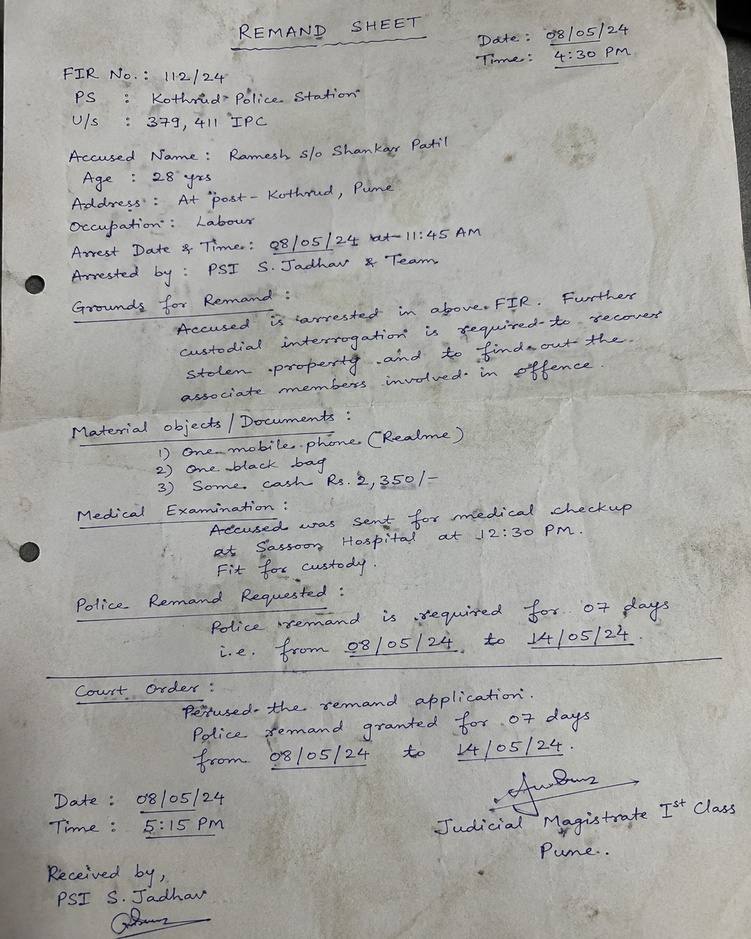
#> input picture handwriting_recognisation_test.jpeg, 751 x 939 px, shrunk from 1122 x 1402 before the run
$ python -i ocr_service.py   (imports and definitions only)
#> lines starting #> are read from the running program, lines starting #| are printed output that depends on the picture; after the words box and inside, x2 and y2 are one past the last pixel; in counts of white or black regions, pixels touching at a corner belong together
#> further down, picture is the input picture: PIL image 751x939 RGB; mean R, G, B 165.8, 165.2, 161.7
"""Dedicated on-premise OCR and computer vision service for Nyaya Mitra.

100% private and on-premise — zero external cloud API calls or data transmission.
Handles printed and handwritten text in English, Hindi, and regional scripts
with automatic OpenCV image enhancement (CLAHE contrast boosting and noise reduction).
"""

from __future__ import annotations

import os
import sys
import warnings
from typing import TYPE_CHECKING, List, Optional, Tuple

if TYPE_CHECKING:
    from PIL import Image

# Suppress verbose oneDNN and TensorFlow informational messages
os.environ["TF_ENABLE_ONEDNN_OPTS"] = "0"
os.environ["TF_CPP_MIN_LOG_LEVEL"] = "3"
os.environ["HF_HUB_DISABLE_SYMLINKS_WARNING"] = "1"
# [1 line not run here, left out]


def segment_text_lines(image: "Image.Image") -> List["Image.Image"]:
    """Segment a document image into individual text lines.

    Uses robust OpenCV computer vision (adaptive thresholding + dilation + contours)
    to handle unevenly lit photos (like camera snaps of paper).

    Returns a list of cropped PIL Images (one for each text line).
    Falls back to the full image if no valid lines are detected.
    """
    import cv2
    import numpy as np
    from PIL import Image

    # Convert PIL Image to OpenCV format (BGR)
    img_cv = cv2.cvtColor(np.array(image.convert("RGB")), cv2.COLOR_RGB2BGR)
    gray = cv2.cvtColor(img_cv, cv2.COLOR_BGR2GRAY)

    # 1. Adaptive Thresholding: Handles uneven shadows in photos
    # Returns a binary image where text is white (255) and background is black (0)
    thresh = cv2.adaptiveThreshold(
        gray, 255, cv2.ADAPTIVE_THRESH_GAUSSIAN_C, cv2.THRESH_BINARY_INV, 21, 10
    )
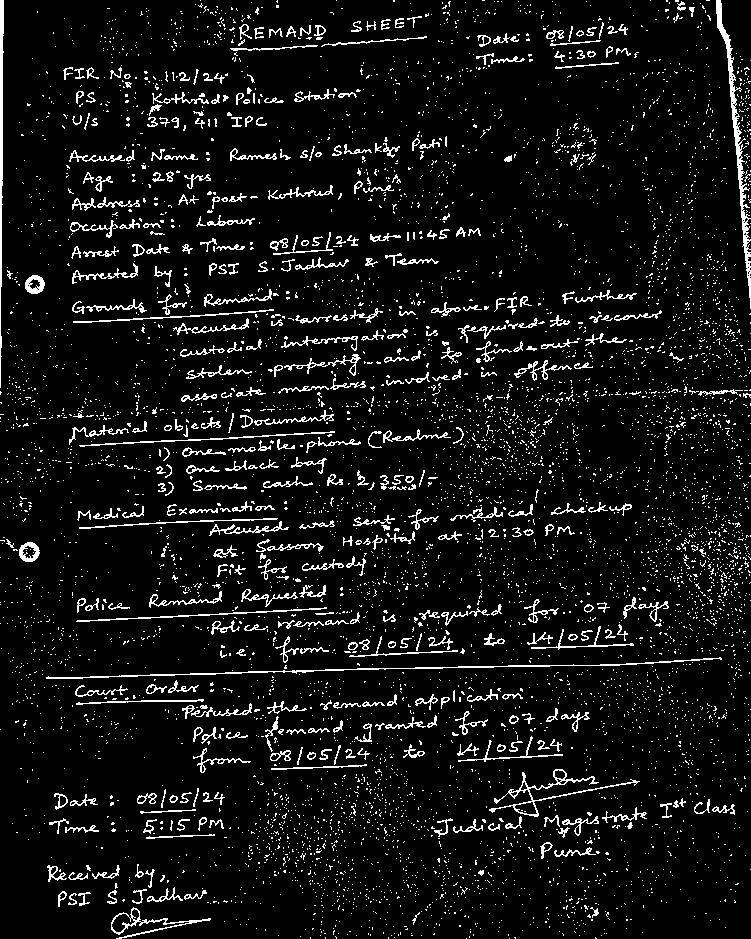
#> thresh: shape (939, 751); 7.3% white in thin lines or dots

    # 2. Dilation: Smear pixels horizontally so words merge into solid line bands
    # 40px wide by 5px tall rectangle kernel
    kernel = cv2.getStructuringElement(cv2.MORPH_RECT, (40, 5))
    dilated = cv2.dilate(thresh, kernel, iterations=1)
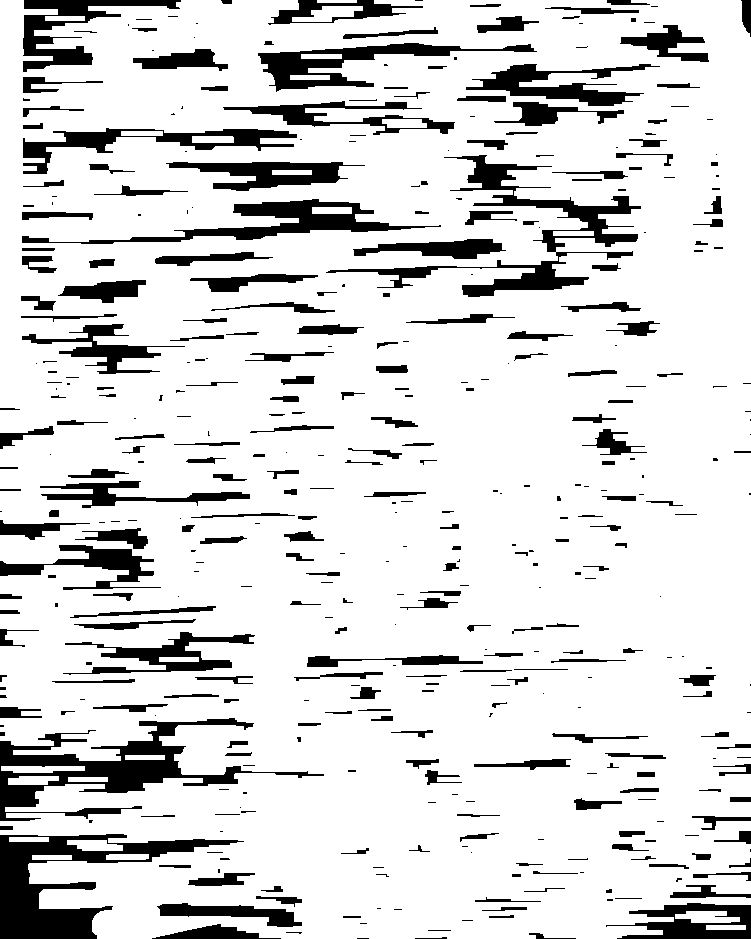
#> dilated: shape (939, 751); 85.4% white; 427 black regions (174 under 20 px)

    # 3. Find Contours (Bounding boxes for the lines)
    contours, _ = cv2.findContours(dilated, cv2.RETR_EXTERNAL, cv2.CHAIN_APPROX_SIMPLE)
#> contours = 14 contours; largest, box (x1, y1, x2, y2) and area: (0, 0, 751, 939) 664446, (292, 6, 363, 22) 582, (675, 911, 740, 923) 498, (67, 840, 123, 851) 412, (1, 766, 85, 773) 408

    boxes = [cv2.boundingRect(c) for c in contours]
#> boxes = [(706, 925, 40, 5), (675, 911, 65, 12), (32, 855, 40, 5), (106, 854, 43, 6), (67, 840, 56, 11), (9, 837, 40, 5), (68, 777, 40, 5), (8, 776, 51, 9), (1, 766, 84, 7), (125, 755, 40, 5), (45, 16, 40, 5), (292, 6, 71, 16), (317, 0, 40, 3), (0, 0, 751, 939)]

    # 4. Filter out noise (tiny dots or random specks)
    # Require lines to be at least 8px tall and 20px wide
    boxes = [b for b in boxes if b[2] > 20 and b[3] > 8]
#> boxes = [(675, 911, 65, 12), (67, 840, 56, 11), (8, 776, 51, 9), (292, 6, 71, 16), (0, 0, 751, 939)]

    # Sort boxes from top to bottom of the page
    boxes.sort(key=lambda b: b[1])

    PAD = 8
    lines: List[Image.Image] = []

    for x, y, w, h in boxes:
        x1 = max(0, x - PAD)
        y1 = max(0, y - PAD)
        x2 = min(image.width, x + w + PAD)
        y2 = min(image.height, y + h + PAD)

        lines.append(image.crop((x1, y1, x2, y2)))
#> this loop made 5 passes
#> (x, y, w, h, x1, y1, x2, y2) on passes 1 to 5: (0, 0, 751, 939, 0, 0, 751, 939), (292, 6, 71, 16, 284, 0, 371, 30), (8, 776, 51, 9, 0, 768, 67, 793), (67, 840, 56, 11, 59, 832, 131, 859), (675, 911, 65, 12, 667, 903, 748, 931)
#> after the loop, lines = 5 items

    return lines if len(lines) >= 1 else [image]


# Alias for internal backwards compatibility
_segment_text_lines = segment_text_lines


# [61 lines left out: function ocr_image_via_easyocr, not called in this run]

>>> from PIL import Image
>>> picture = Image.open('../../../handwriting_recognisation_test.jpeg')
>>> result = segment_text_lines(picture)
#> result = 5 items
